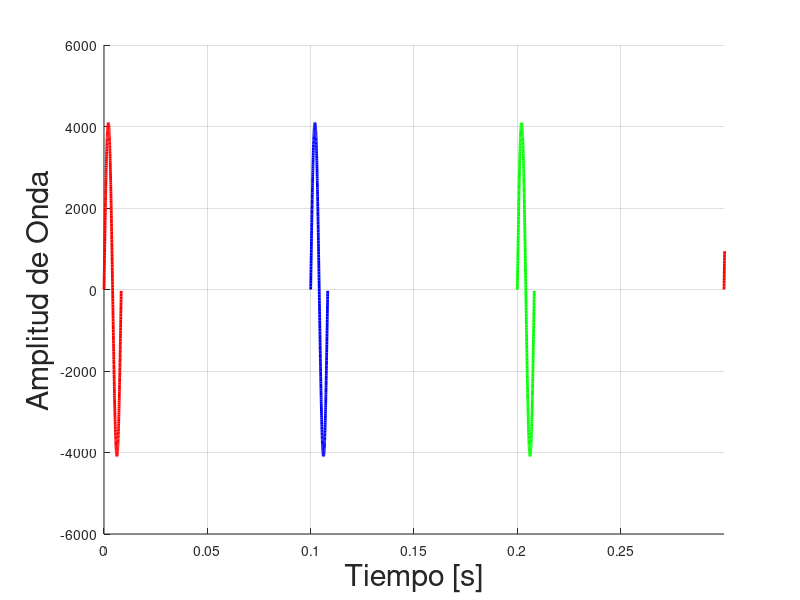

Write the MATLAB code that produced this figure.
clc
close all
clear

%% Desplazamiento
Displacements = [-73, -76, -79, -82, -85, -88, -91, -93, -96, -99, -101, -104, -106, -109, -111, -114, -116, -119, -121, -123, -126, -128, -130, -132, -134, -136, -138, -141, -143, -145, +147, +144, +140, +136, +132, +128, +125, +121, +118, +114, +111, +107, +104, +101, +98, +94, +91, +88, +85, +82, +81, +78, +76];
Length = 440;
%% Cuentas
figure(1)
set(figure(1),'defaultAxesColorOrder',[[0 0 0];[0 0 0]])
t1 = 0:1:Length-73;
y1 = 4096 * sin(2.0 * pi *120* t1 / 44100);
t2 = 0:1:Length-76;
y2 = 4096 * sin(2.0 * pi *121* t2 / 44100);
t3 = 0:1:Length-79;
y3 = 4096 * sin(2.0 * pi *122* t3 / 44100);
t4 = 0:1:Length-82;
y4 = 4096 * sin(2.0 * pi *123* t4 / 44100);
t5 = 0:1:Length-85;
y5 = 4096 * sin(2.0 * pi *124* t5 / 44100);
t6 = 0:1:Length-88;
y6 = 4096 * sin(2.0 * pi *125* t6 / 44100);
t7 = 0:1:Length-91;
y7 = 4096 * sin(2.0 * pi *126* t7 / 44100);
t8 = 0:1:Length-93;
y8 = 4096 * sin(2.0 * pi *127* t8 / 44100);
t9 = 0:1:Length-96;
y9 = 4096 * sin(2.0 * pi *128* t9 / 44100);
t10 = 0:1:Length-99;
y10 = 4096 * sin(2.0 * pi *129* t10 / 44100);
t11 = 0:1:Length-101;
y11 = 4096 * sin(2.0 * pi *130* t11 / 44100);
t12 = 0:1:Length-104;
y12 = 4096 * sin(2.0 * pi *131* t12 / 44100);
t13 = 0:1:Length-106;
y13 = 4096 * sin(2.0 * pi *132* t13 / 44100);
t14 = 0:1:Length-109;
y14 = 4096 * sin(2.0 * pi *133* t14 / 44100);
t15 = 0:1:Length-111;
y15 = 4096 * sin(2.0 * pi *134* t15 / 44100);
t16 = 0:1:Length-114;
y16 = 4096 * sin(2.0 * pi *135* t16 / 44100);
t17 = 0:1:Length-116;
y17 = 4096 * sin(2.0 * pi *136* t17 / 44100);
t18 = 0:1:Length-119;
y18 = 4096 * sin(2.0 * pi *137* t18 / 44100);
t19 = 0:1:Length-121;
y19 = 4096 * sin(2.0 * pi *138* t19 / 44100);
t20 = 0:1:Length-123;
y20 = 4096 * sin(2.0 * pi *139* t20 / 44100);
t21 = 0:1:Length-126;
y21 = 4096 * sin(2.0 * pi *140* t21 / 44100);
t22 = 0:1:Length-128;
y22 = 4096 * sin(2.0 * pi *141* t22 / 44100);
t23 = 0:1:Length-130;
y23 = 4096 * sin(2.0 * pi *142* t23 / 44100);
t24 = 0:1:Length-132;
y24 = 4096 * sin(2.0 * pi *143* t24 / 44100);
t25 = 0:1:Length-134;
y25 = 4096 * sin(2.0 * pi *144* t25 / 44100);
t26 = 0:1:Length-136;
y26 = 4096 * sin(2.0 * pi *145* t26 / 44100);
t27 = 0:1:Length-138;
y27 = 4096 * sin(2.0 * pi *146* t27 / 44100);
t28 = 0:1:Length-141;
y28 = 4096 * sin(2.0 * pi *147* t28 / 44100);
t29 = 0:1:Length-143;
y29 = 4096 * sin(2.0 * pi *148* t29 / 44100);
t30 = 0:1:Length-145;
y30 = 4096 * sin(2.0 * pi *149* t30 / 44100);
t31 = 0:1:Length+147;
y31 = 4096 * sin(2.0 * pi *150* t31 / 44100);
t32 = 0:1:Length+144;
y32 = 4096 * sin(2.0 * pi *151* t32 / 44100);
t33 = 0:1:Length+140;
y33 = 4096 * sin(2.0 * pi *152* t33 / 44100);
t34 = 0:1:Length+136;
y34 = 4096 * sin(2.0 * pi *153* t34 / 44100);
t35 = 0:1:Length+132;
y35 = 4096 * sin(2.0 * pi *154* t35 / 44100);
t36 = 0:1:Length+128;
y36 = 4096 * sin(2.0 * pi *155* t36 / 44100);
t37 = 0:1:Length+125;
y37 = 4096 * sin(2.0 * pi *156* t37 / 44100);
t38 = 0:1:Length+121;
y38 = 4096 * sin(2.0 * pi *157* t38 / 44100);
t39 = 0:1:Length+118;
y39 = 4096 * sin(2.0 * pi *158* t39 / 44100);
t40 = 0:1:Length+114;
y40 = 4096 * sin(2.0 * pi *159* t40 / 44100);
t41 = 0:1:Length+111;
y41 = 4096 * sin(2.0 * pi *160* t41 / 44100);
t42 = 0:1:Length+107;
y42 = 4096 * sin(2.0 * pi *161* t42 / 44100);
t43 = 0:1:Length+104;
y43 = 4096 * sin(2.0 * pi *162* t43 / 44100);
t44 = 0:1:Length+101;
y44 = 4096 * sin(2.0 * pi *163* t44 / 44100);
t45 = 0:1:Length+97;
y45 = 4096 * sin(2.0 * pi *164* t45 / 44100);
t46 = 0:1:Length+94;
y46 = 4096 * sin(2.0 * pi *165* t46 / 44100);
t47 = 0:1:Length+91;
y47 = 4096 * sin(2.0 * pi *166* t47 / 44100);
t48 = 0:1:Length+88;
y48 = 4096 * sin(2.0 * pi *167* t48 / 44100);
t49 = 0:1:Length+85;
y49 = 4096 * sin(2.0 * pi *168* t49 / 44100);
t50 = 0:1:Length+82;
y50 = 4096 * sin(2.0 * pi *169* t50 / 44100);
t51 = 0:1:Length+81;
y51 = 4096 * sin(2.0 * pi *169* t51 / 44100);
t52 = 0:1:Length+78;
y52 = 4096 * sin(2.0 * pi *170* t52 / 44100);
t53 = 0:1:Length+76;
y53 = 4096 * sin(2.0 * pi *171* t53 / 44100);
hold on
plot(t1/44100+0.0,y1,'LineStyle','-','LineWidth',2,'Color','r')
plot(t2/44100+0.1,y2,'LineStyle','-','LineWidth',2,'Color','b')
plot(t3/44100+0.2,y3,'LineStyle','-','LineWidth',2,'Color','g')
plot(t4/44100+0.3,y4,'LineStyle','-','LineWidth',2,'Color','r')
plot(t5/44100+0.4,y5,'LineStyle','-','LineWidth',2,'Color','b')
plot(t6/44100+0.5,y6,'LineStyle','-','LineWidth',2,'Color','g')
plot(t7/44100+0.6,y7,'LineStyle','-','LineWidth',2,'Color','r')
plot(t8/44100+0.7,y8,'LineStyle','-','LineWidth',2,'Color','b')
plot(t9/44100+0.8,y9,'LineStyle','-','LineWidth',2,'Color','g')
plot(t10/44100+0.9,y10,'LineStyle','-','LineWidth',2,'Color','r')
plot(t11/44100+1.0,y11,'LineStyle','-','LineWidth',2,'Color','b')
plot(t12/44100+1.1,y12,'LineStyle','-','LineWidth',2,'Color','g')
plot(t13/44100+1.2,y13,'LineStyle','-','LineWidth',2,'Color','r')
plot(t14/44100+1.3,y14,'LineStyle','-','LineWidth',2,'Color','b')
plot(t15/44100+1.4,y15,'LineStyle','-','LineWidth',2,'Color','g')
plot(t16/44100+1.5,y16,'LineStyle','-','LineWidth',2,'Color','r')
plot(t17/44100+1.6,y17,'LineStyle','-','LineWidth',2,'Color','b')
plot(t18/44100+1.7,y18,'LineStyle','-','LineWidth',2,'Color','g')
plot(t19/44100+1.8,y19,'LineStyle','-','LineWidth',2,'Color','r')
plot(t20/44100+1.9,y20,'LineStyle','-','LineWidth',2,'Color','b')
plot(t21/44100+2.0,y21,'LineStyle','-','LineWidth',2,'Color','g')
plot(t22/44100+2.1,y22,'LineStyle','-','LineWidth',2,'Color','r')
plot(t23/44100+2.2,y23,'LineStyle','-','LineWidth',2,'Color','b')
plot(t24/44100+2.3,y24,'LineStyle','-','LineWidth',2,'Color','g')
plot(t25/44100+2.4,y25,'LineStyle','-','LineWidth',2,'Color','r')
plot(t26/44100+2.5,y26,'LineStyle','-','LineWidth',2,'Color','b')
plot(t27/44100+2.6,y27,'LineStyle','-','LineWidth',2,'Color','g')
plot(t28/44100+2.7,y28,'LineStyle','-','LineWidth',2,'Color','r')
plot(t29/44100+2.8,y29,'LineStyle','-','LineWidth',2,'Color','b')
plot(t30/44100+2.9,y30,'LineStyle','-','LineWidth',2,'Color','g')
plot(t31/44100+3.0,y31,'LineStyle','-','LineWidth',2,'Color','r')
plot(t32/44100+3.1,y32,'LineStyle','-','LineWidth',2,'Color','b')
plot(t33/44100+3.2,y33,'LineStyle','-','LineWidth',2,'Color','g')
plot(t34/44100+3.3,y34,'LineStyle','-','LineWidth',2,'Color','r')
plot(t35/44100+3.4,y35,'LineStyle','-','LineWidth',2,'Color','b')
plot(t36/44100+3.5,y36,'LineStyle','-','LineWidth',2,'Color','g')
plot(t37/44100+3.6,y37,'LineStyle','-','LineWidth',2,'Color','r')
plot(t38/44100+3.7,y38,'LineStyle','-','LineWidth',2,'Color','b')
plot(t39/44100+3.8,y39,'LineStyle','-','LineWidth',2,'Color','g')
plot(t40/44100+3.9,y40,'LineStyle','-','LineWidth',2,'Color','r')
plot(t41/44100+4.0,y41,'LineStyle','-','LineWidth',2,'Color','b')
plot(t42/44100+4.1,y42,'LineStyle','-','LineWidth',2,'Color','g')
plot(t43/44100+4.2,y43,'LineStyle','-','LineWidth',2,'Color','r')
plot(t44/44100+4.3,y44,'LineStyle','-','LineWidth',2,'Color','b')
plot(t45/44100+4.4,y45,'LineStyle','-','LineWidth',2,'Color','g')
plot(t46/44100+4.5,y46,'LineStyle','-','LineWidth',2,'Color','r')
plot(t47/44100+4.6,y47,'LineStyle','-','LineWidth',2,'Color','b')
plot(t48/44100+4.7,y48,'LineStyle','-','LineWidth',2,'Color','g')
plot(t49/44100+4.8,y49,'LineStyle','-','LineWidth',2,'Color','r')
plot(t50/44100+4.9,y50,'LineStyle','-','LineWidth',2,'Color','b')
plot(t51/44100+5.0,y51,'LineStyle','-','LineWidth',2,'Color','g')
plot(t52/44100+5.1,y52,'LineStyle','-','LineWidth',2,'Color','r')
plot(t53/44100+5.2,y53,'LineStyle','-','LineWidth',2,'Color','b')
hold off
grid on
xlim([0 0.3]) %0 5.5
ylabel('Amplitud de Onda','FontSize', 22)
xlabel('Tiempo [s]','FontSize', 22)
